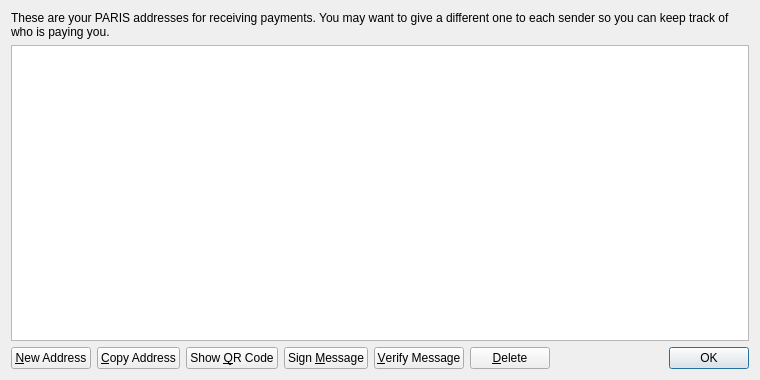
<?xml version="1.0" encoding="UTF-8"?>
<ui version="4.0">
 <class>AddressBookPage</class>
 <widget class="QWidget" name="AddressBookPage">
  <property name="geometry">
   <rect>
    <x>0</x>
    <y>0</y>
    <width>760</width>
    <height>380</height>
   </rect>
  </property>
  <property name="windowTitle">
   <string>Address Book</string>
  </property>
  <layout class="QVBoxLayout" name="verticalLayout">
   <item>
    <widget class="QLabel" name="labelExplanation">
     <property name="text">
      <string>These are your PARIS addresses for receiving payments. You may want to give a different one to each sender so you can keep track of who is paying you.</string>
     </property>
     <property name="textFormat">
      <enum>Qt::PlainText</enum>
     </property>
     <property name="wordWrap">
      <bool>true</bool>
     </property>
    </widget>
   </item>
   <item>
    <widget class="QTableView" name="tableView">
     <property name="contextMenuPolicy">
      <enum>Qt::CustomContextMenu</enum>
     </property>
     <property name="toolTip">
      <string>Double-click to edit address or label</string>
     </property>
     <property name="tabKeyNavigation">
      <bool>false</bool>
     </property>
     <property name="alternatingRowColors">
      <bool>true</bool>
     </property>
     <property name="selectionMode">
      <enum>QAbstractItemView::SingleSelection</enum>
     </property>
     <property name="selectionBehavior">
      <enum>QAbstractItemView::SelectRows</enum>
     </property>
     <property name="sortingEnabled">
      <bool>true</bool>
     </property>
     <attribute name="verticalHeaderVisible">
      <bool>false</bool>
     </attribute>
    </widget>
   </item>
   <item>
    <layout class="QHBoxLayout" name="horizontalLayout">
     <item>
      <widget class="QPushButton" name="newAddressButton">
       <property name="toolTip">
        <string>Create a new address</string>
       </property>
       <property name="text">
        <string>&amp;New Address</string>
       </property>
       <property name="icon">
        <iconset resource="../bitcoin.qrc">
         <normaloff>:/icons/add</normaloff>:/icons/add</iconset>
       </property>
      </widget>
     </item>
     <item>
      <widget class="QPushButton" name="copyToClipboard">
       <property name="toolTip">
        <string>Copy the currently selected address to the system clipboard</string>
       </property>
       <property name="text">
        <string>&amp;Copy Address</string>
       </property>
       <property name="icon">
        <iconset resource="../bitcoin.qrc">
         <normaloff>:/icons/editcopy</normaloff>:/icons/editcopy</iconset>
       </property>
      </widget>
     </item>
     <item>
      <widget class="QPushButton" name="showQRCode">
       <property name="text">
        <string>Show &amp;QR Code</string>
       </property>
       <property name="icon">
        <iconset resource="../bitcoin.qrc">
         <normaloff>:/icons/qrcode</normaloff>:/icons/qrcode</iconset>
       </property>
      </widget>
     </item>
     <item>
      <widget class="QPushButton" name="signMessage">
       <property name="toolTip">
        <string>Sign a message to prove you own a PARIS address</string>
       </property>
       <property name="text">
        <string>Sign &amp;Message</string>
       </property>
       <property name="icon">
        <iconset resource="../bitcoin.qrc">
         <normaloff>:/icons/edit</normaloff>:/icons/edit</iconset>
       </property>
      </widget>
     </item>
     <item>
      <widget class="QPushButton" name="verifyMessage">
       <property name="toolTip">
        <string>Verify a message to ensure it was signed with a specified PARIS address</string>
       </property>
       <property name="text">
        <string>&amp;Verify Message</string>
       </property>
       <property name="icon">
        <iconset resource="../bitcoin.qrc">
         <normaloff>:/icons/transaction_0</normaloff>:/icons/transaction_0</iconset>
       </property>
      </widget>
     </item>
     <item>
      <widget class="QPushButton" name="deleteButton">
       <property name="toolTip">
        <string>Delete the currently selected address from the list</string>
       </property>
       <property name="text">
        <string>&amp;Delete</string>
       </property>
       <property name="icon">
        <iconset resource="../bitcoin.qrc">
         <normaloff>:/icons/remove</normaloff>:/icons/remove</iconset>
       </property>
      </widget>
     </item>
     <item>
      <spacer name="horizontalSpacer">
       <property name="orientation">
        <enum>Qt::Horizontal</enum>
       </property>
       <property name="sizeHint" stdset="0">
        <size>
         <width>40</width>
         <height>20</height>
        </size>
       </property>
      </spacer>
     </item>
     <item>
      <widget class="QDialogButtonBox" name="buttonBox">
       <property name="sizePolicy">
        <sizepolicy hsizetype="Maximum" vsizetype="Fixed">
         <horstretch>0</horstretch>
         <verstretch>0</verstretch>
        </sizepolicy>
       </property>
       <property name="standardButtons">
        <set>QDialogButtonBox::Ok</set>
       </property>
      </widget>
     </item>
    </layout>
   </item>
  </layout>
 </widget>
 <resources>
  <include location="../bitcoin.qrc"/>
 </resources>
 <connections/>
</ui>
